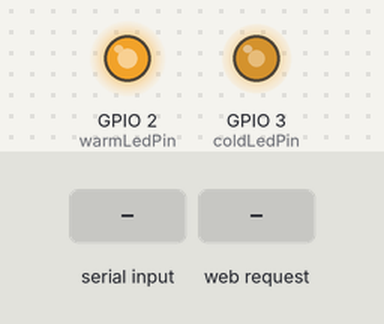
A sketch run on a simulated ESP32. On the bench: output pins drawn as LEDs (lit = HIGH). The test bench sets the inputs (shaded band). WiFi joins after 1.5 s; servers stay silent unless stated; storage starts empty; what the sketch prints to the serial monitor is not drawn.

Above: at 3.2 s.
3.3 s: "INIT_COLOR_VALUE|" received over Serial
At 5.3 s:
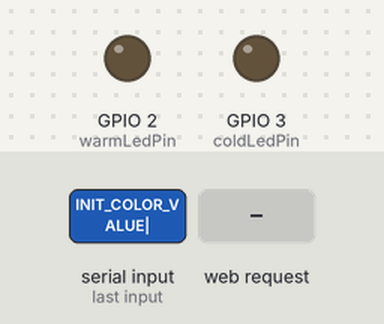
5.8 s: "90,45,200|" received over Serial
At 7.2 s:
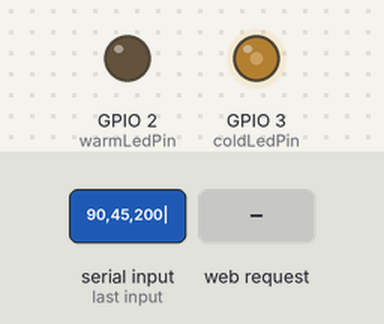
8.3 s: "30,150,10|" received over Serial
At 10.3 s:
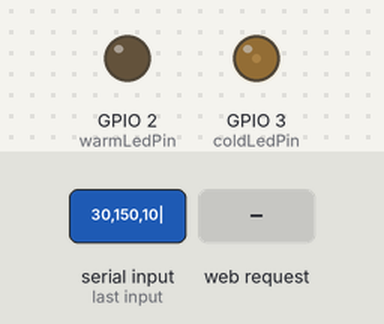
10.8 s: "200|" received over Serial
At 12.2 s:
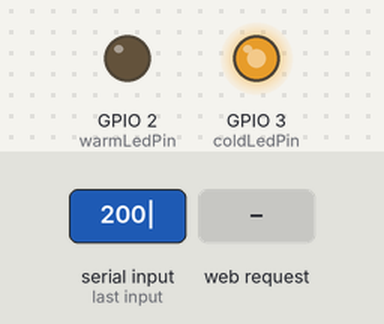
13.3 s: HTTP request GET /blink received
At 14.7 s:
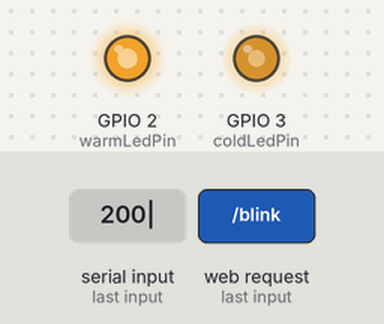
15.0 s: "TOGGLE_VALUE|" received over Serial
At 16.6 s:
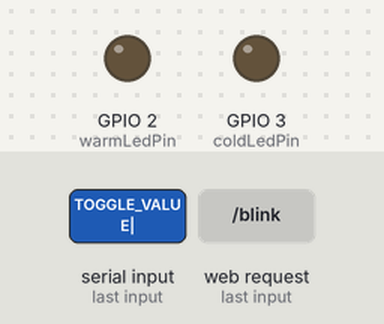
Timing chart, 0 to 18.1 s (numbered marks = the images above; inputs shaded):
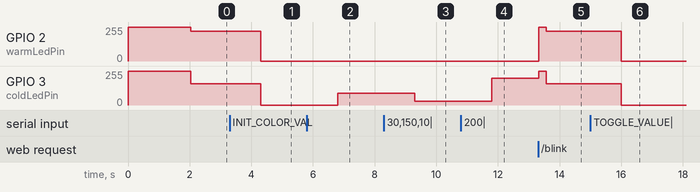

Measured:
- after the input at 3.3 s, GPIO 2 (warmLedPin): 223/255 → 0/255 after 1.0 s; GPIO 3 (coldLedPin): 159/255 → 0/255 after 1.0 s
- after the input at 5.8 s, GPIO 3 (coldLedPin): 0/255 → 90/255 after 1.0 s
- after the input at 8.3 s, GPIO 3 (coldLedPin): 90/255 → 30/255 after 1.0 s
- after the input at 10.8 s, GPIO 3 (coldLedPin): 30/255 → 200/255 after 1.0 s
- after the input at 13.3 s, GPIO 2 (warmLedPin): 0/255 → 255/255 at once, → 223/255 0.25 s later; GPIO 3 (coldLedPin): 200/255 → 255/255 at once, → 159/255 0.25 s later
- after the input at 15.0 s, GPIO 2 (warmLedPin): 223/255 → 0/255 after 1.0 s; GPIO 3 (coldLedPin): 159/255 → 0/255 after 1.0 s

The sketch:

src.ino
```cpp
// Import required libraries
#include <WiFi.h>
#include <AsyncTCP.h>
#include <ESPAsyncWebServer.h>
#include "LittleFS.h"

// Replace with your network credentials
const char* ssid = "";
const char* password = "";

// Pin definitions
const int warmLedPin = 2;
const int coldLedPin = 3;

// Start-up Settings
float colorLevel = 25.0;
float brightnessLevel = 50.0;
boolean toggleState = true;

// Web variable names
const char* PARAM_INPUT_COLOR = "color";
const char* PARAM_INPUT_BRIGHTNESS = "brightness";
const char* PARAM_INPUT_VALUE = "value";

// used in loop to smooth out transitions
int currentWarm = 255;
int currentCold = 255;
const int animationLength = 500;
const int delayIncrementations = 5;
int nextChangeMillis = millis();
int nextCold = 255;
int nextWarm = 255;
int coldIncrement = 0;
int warmIncrement= 0;

// Create AsyncWebServer object on port 80
AsyncWebServer server(80);

// To initialize values in loaded HTML
String processor(const String& var){
  Serial.println(var);
  if (var == "INIT_BRIGHTNESS_VALUE"){
  Serial.println(String(brightnessLevel));
      return String(brightnessLevel);
  }
  if (var == "INIT_COLOR_VALUE"){
  Serial.println(String(colorLevel));
      return String(colorLevel);
  }
  if (var == "TOGGLE_VALUE"){
  Serial.println(String(toggleState));
      return String(toggleState);
  }
  return String();
}

void setChangeValues(int warm, int cold){
  if (warm != currentWarm){
    warmIncrement = warm > currentWarm ? 1 : -1;
  }
  if (cold != currentCold){
    coldIncrement = cold > currentCold ? 1 : -1;
  }

  nextWarm = warm;
  nextCold = cold;
  nextChangeMillis = millis() + delayIncrementations;
}

void computeNextValues(float brightness, float color){
  brightness = max(float(0), min(float(100), brightness));
  color = max(float(0), min(float(100), color));
  toggleState = brightness > float(0) ? true : false;

  float maxBrightness = 255 * brightness/100;
  int warm = round(255 - maxBrightness * color/100);
  int cold = round(255 - maxBrightness * (1-color/100));

  brightnessLevel = brightness;
  colorLevel = color;

  setChangeValues(warm, cold);
}

void defineApiEndpoints(){
  // Route for root / web page
  server.on("/", HTTP_GET, [](AsyncWebServerRequest *request){
    request->send(LittleFS, "/index.html", String(), false, processor);
  });

  // For style.css and script.js
  server.serveStatic("/", LittleFS, "/");

  server.on("/blink", HTTP_GET, [] (AsyncWebServerRequest *request) {
    if (toggleState){
      analogWrite(coldLedPin, 255);
      analogWrite(warmLedPin, 255);
      delay(250);
      analogWrite(coldLedPin, currentCold);
      analogWrite(warmLedPin, currentWarm);
    }
    else{
      analogWrite(coldLedPin, 128);
      analogWrite(warmLedPin, 128);
      delay(250);
      analogWrite(coldLedPin, 255);
      analogWrite(warmLedPin, 255);
    }
    request->send(200, "text/plain", "OK");
  });

  server.on("/brightnessAdd", HTTP_PUT, [] (AsyncWebServerRequest *request) {
    if (request->hasParam(PARAM_INPUT_VALUE)) {
      float inputBrightness = brightnessLevel + (request->getParam(PARAM_INPUT_VALUE)->value()).toFloat();
      computeNextValues(inputBrightness, colorLevel);
    }
    request->send(200, "text/plain", String(brightnessLevel));
  });

  server.on("/colorAdd", HTTP_PUT, [] (AsyncWebServerRequest *request) {
    if (request->hasParam(PARAM_INPUT_VALUE)) {
      float inputColor = colorLevel + (request->getParam(PARAM_INPUT_VALUE)->value()).toFloat();
      computeNextValues(brightnessLevel, inputColor);
    }
    request->send(200, "text/plain", String(colorLevel));
  });

  server.on("/getSettings", HTTP_GET, [] (AsyncWebServerRequest *request) {
    String results_json = "{ \"toggleState\": " + String(toggleState) +
                          ", " + "\"colorLevel\": " + String(colorLevel) +
                          ", " + "\"brightnessLevel\": " + String(brightnessLevel) + " }";

    request->send(200, "application/json", results_json);
  });

  // Uses the max values for the warm and cold LEDs
  server.on("/max", HTTP_PUT, [] (AsyncWebServerRequest *request) {
    setChangeValues(0, 0);
    request->send(200, "text/plain", "OK");
  });

  server.on("/setSettings", HTTP_PUT, [] (AsyncWebServerRequest *request) {
    if (request->hasParam(PARAM_INPUT_COLOR) && request->hasParam(PARAM_INPUT_BRIGHTNESS)) {
      float inputColor = (request->getParam(PARAM_INPUT_COLOR)->value()).toFloat() ;
      float inputBrightness = (request->getParam(PARAM_INPUT_BRIGHTNESS)->value()).toFloat();
      computeNextValues(inputBrightness, inputColor);
    }
    request->send(200, "text/plain", "OK");
  });

  server.on("/toggle", HTTP_PUT, [] (AsyncWebServerRequest *request) {
    toggleState = !toggleState;
    if (toggleState){
      computeNextValues(brightnessLevel, colorLevel);
    }
    else{
      setChangeValues(255, 255);
    }
    request->send(200, "text/plain", String(toggleState));
  });
}

void setup(){
  analogWrite(coldLedPin, 255);
  analogWrite(warmLedPin, 255);
  computeNextValues(brightnessLevel, colorLevel);
  // Serial port for debugging purposes
  Serial.begin(115200);

  // Initialize LittleFS
  if(!LittleFS.begin()){
    Serial.println("An Error has occurred while mounting LittleFS");
    return;
  }

  // Connect to Wi-Fi
  WiFi.begin(ssid, password);
  while (WiFi.status() != WL_CONNECTED) {
    delay(1000);
    Serial.println("Connecting to WiFi..");
  }

  // Print ESP Local IP Address
  Serial.println(WiFi.localIP());

  defineApiEndpoints();

  // Start server
  server.begin();
}

void loop() {
  // Control light using Serial
  if (Serial.available()){
    String cold = Serial.readStringUntil('|');
    String warm = Serial.readString();
    analogWrite(coldLedPin, cold.toInt());
    analogWrite(warmLedPin, warm.toInt());
  }

  // To smooth out the transition between two settings
  if (millis() >= nextChangeMillis){
    if (currentCold != nextCold && 0 <= currentCold && currentCold <= 255){
      currentCold += coldIncrement;
      analogWrite(coldLedPin, currentCold);
      nextChangeMillis += delayIncrementations;
    }
    if (currentWarm != nextWarm && 0 <= currentWarm && currentWarm <= 255){
      currentWarm += warmIncrement;
      analogWrite(warmLedPin, currentWarm);
      nextChangeMillis += delayIncrementations;
    }
  }
}
```
